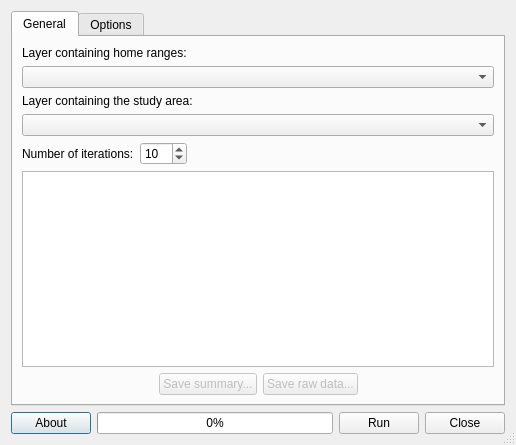
<?xml version="1.0" encoding="UTF-8"?>
<ui version="4.0">
 <class>Dialog</class>
 <widget class="QDialog" name="Dialog">
  <property name="geometry">
   <rect>
    <x>0</x>
    <y>0</y>
    <width>516</width>
    <height>445</height>
   </rect>
  </property>
  <property name="focusPolicy">
   <enum>Qt::NoFocus</enum>
  </property>
  <property name="windowTitle">
   <string>AniMove: Random HR</string>
  </property>
  <property name="locale">
   <locale language="English" country="UnitedStates"/>
  </property>
  <property name="sizeGripEnabled">
   <bool>true</bool>
  </property>
  <layout class="QGridLayout" name="gridLayout">
   <item row="2" column="0">
    <layout class="QHBoxLayout">
     <item>
      <widget class="QPushButton" name="butAbout">
       <property name="text">
        <string>About</string>
       </property>
      </widget>
     </item>
     <item>
      <widget class="QProgressBar" name="progressBar">
       <property name="maximum">
        <number>100</number>
       </property>
       <property name="value">
        <number>0</number>
       </property>
      </widget>
     </item>
     <item>
      <widget class="QPushButton" name="butRun">
       <property name="text">
        <string>Run</string>
       </property>
      </widget>
     </item>
     <item>
      <widget class="QDialogButtonBox" name="buttonBox">
       <property name="sizePolicy">
        <sizepolicy hsizetype="Maximum" vsizetype="Fixed">
         <horstretch>0</horstretch>
         <verstretch>0</verstretch>
        </sizepolicy>
       </property>
       <property name="standardButtons">
        <set>QDialogButtonBox::Close</set>
       </property>
      </widget>
     </item>
    </layout>
   </item>
   <item row="0" column="0">
    <widget class="QTabWidget" name="tabWidget">
     <property name="locale">
      <locale language="English" country="UnitedStates"/>
     </property>
     <property name="currentIndex">
      <number>0</number>
     </property>
     <widget class="QWidget" name="tab">
      <attribute name="title">
       <string>General</string>
      </attribute>
      <layout class="QGridLayout" name="gridLayout_2">
       <item row="0" column="0" colspan="3">
        <widget class="QLabel" name="label">
         <property name="sizePolicy">
          <sizepolicy hsizetype="Preferred" vsizetype="Fixed">
           <horstretch>0</horstretch>
           <verstretch>0</verstretch>
          </sizepolicy>
         </property>
         <property name="text">
          <string>Layer containing home ranges:</string>
         </property>
        </widget>
       </item>
       <item row="1" column="0" colspan="3">
        <widget class="QComboBox" name="inSrc"/>
       </item>
       <item row="2" column="0" colspan="3">
        <widget class="QLabel" name="label_4">
         <property name="sizePolicy">
          <sizepolicy hsizetype="Preferred" vsizetype="Fixed">
           <horstretch>0</horstretch>
           <verstretch>0</verstretch>
          </sizepolicy>
         </property>
         <property name="text">
          <string>Layer containing the study area:</string>
         </property>
        </widget>
       </item>
       <item row="3" column="0" colspan="3">
        <widget class="QComboBox" name="inFrame"/>
       </item>
       <item row="4" column="0">
        <widget class="QLabel" name="label_5">
         <property name="text">
          <string>Number of iterations:</string>
         </property>
        </widget>
       </item>
       <item row="4" column="1">
        <widget class="QSpinBox" name="spinN">
         <property name="minimum">
          <number>1</number>
         </property>
         <property name="maximum">
          <number>999</number>
         </property>
         <property name="value">
          <number>10</number>
         </property>
        </widget>
       </item>
       <item row="5" column="0" colspan="3">
        <widget class="QTextEdit" name="textEdit">
         <property name="font">
          <font>
           <family>Courier New</family>
          </font>
         </property>
         <property name="undoRedoEnabled">
          <bool>false</bool>
         </property>
         <property name="lineWrapMode">
          <enum>QTextEdit::NoWrap</enum>
         </property>
         <property name="readOnly">
          <bool>true</bool>
         </property>
        </widget>
       </item>
       <item row="4" column="2">
        <spacer name="horizontalSpacer">
         <property name="orientation">
          <enum>Qt::Horizontal</enum>
         </property>
         <property name="sizeHint" stdset="0">
          <size>
           <width>40</width>
           <height>20</height>
          </size>
         </property>
        </spacer>
       </item>
       <item row="6" column="0" colspan="3">
        <layout class="QHBoxLayout" name="horizontalLayout">
         <item>
          <spacer name="horizontalSpacer_2">
           <property name="orientation">
            <enum>Qt::Horizontal</enum>
           </property>
           <property name="sizeHint" stdset="0">
            <size>
             <width>40</width>
             <height>20</height>
            </size>
           </property>
          </spacer>
         </item>
         <item>
          <widget class="QPushButton" name="butSaveSummary">
           <property name="enabled">
            <bool>false</bool>
           </property>
           <property name="text">
            <string>Save summary...</string>
           </property>
          </widget>
         </item>
         <item>
          <widget class="QPushButton" name="butSaveRawData">
           <property name="enabled">
            <bool>false</bool>
           </property>
           <property name="text">
            <string>Save raw data...</string>
           </property>
          </widget>
         </item>
         <item>
          <spacer name="horizontalSpacer_3">
           <property name="orientation">
            <enum>Qt::Horizontal</enum>
           </property>
           <property name="sizeHint" stdset="0">
            <size>
             <width>40</width>
             <height>20</height>
            </size>
           </property>
          </spacer>
         </item>
        </layout>
       </item>
      </layout>
     </widget>
     <widget class="QWidget" name="tab_2">
      <attribute name="title">
       <string>Options</string>
      </attribute>
      <layout class="QGridLayout" name="gridLayout_3">
       <item row="0" column="0">
        <widget class="QGroupBox" name="groupBox">
         <property name="title">
          <string>CSV Settings</string>
         </property>
         <layout class="QGridLayout" name="gridLayout_4">
          <item row="0" column="0">
           <widget class="QLabel" name="label_6">
            <property name="text">
             <string>CSV field separator: </string>
            </property>
           </widget>
          </item>
          <item row="0" column="1">
           <widget class="QComboBox" name="comboFieldSep">
            <property name="sizePolicy">
             <sizepolicy hsizetype="Expanding" vsizetype="Fixed">
              <horstretch>0</horstretch>
              <verstretch>0</verstretch>
             </sizepolicy>
            </property>
           </widget>
          </item>
          <item row="1" column="0">
           <widget class="QLabel" name="label_7">
            <property name="text">
             <string>CSV decimal separator: </string>
            </property>
           </widget>
          </item>
          <item row="1" column="1">
           <widget class="QComboBox" name="comboDecSep">
            <property name="sizePolicy">
             <sizepolicy hsizetype="Expanding" vsizetype="Fixed">
              <horstretch>0</horstretch>
              <verstretch>0</verstretch>
             </sizepolicy>
            </property>
           </widget>
          </item>
          <item row="2" column="1">
           <spacer name="verticalSpacer">
            <property name="orientation">
             <enum>Qt::Vertical</enum>
            </property>
            <property name="sizeHint" stdset="0">
             <size>
              <width>20</width>
              <height>269</height>
             </size>
            </property>
           </spacer>
          </item>
         </layout>
        </widget>
       </item>
      </layout>
     </widget>
    </widget>
   </item>
  </layout>
 </widget>
 <tabstops>
  <tabstop>inSrc</tabstop>
  <tabstop>inFrame</tabstop>
  <tabstop>spinN</tabstop>
  <tabstop>textEdit</tabstop>
  <tabstop>butRun</tabstop>
  <tabstop>tabWidget</tabstop>
  <tabstop>comboFieldSep</tabstop>
  <tabstop>comboDecSep</tabstop>
 </tabstops>
 <resources/>
 <connections>
  <connection>
   <sender>buttonBox</sender>
   <signal>rejected()</signal>
   <receiver>Dialog</receiver>
   <slot>reject()</slot>
   <hints>
    <hint type="sourcelabel">
     <x>417</x>
     <y>421</y>
    </hint>
    <hint type="destinationlabel">
     <x>257</x>
     <y>222</y>
    </hint>
   </hints>
  </connection>
 </connections>
</ui>
